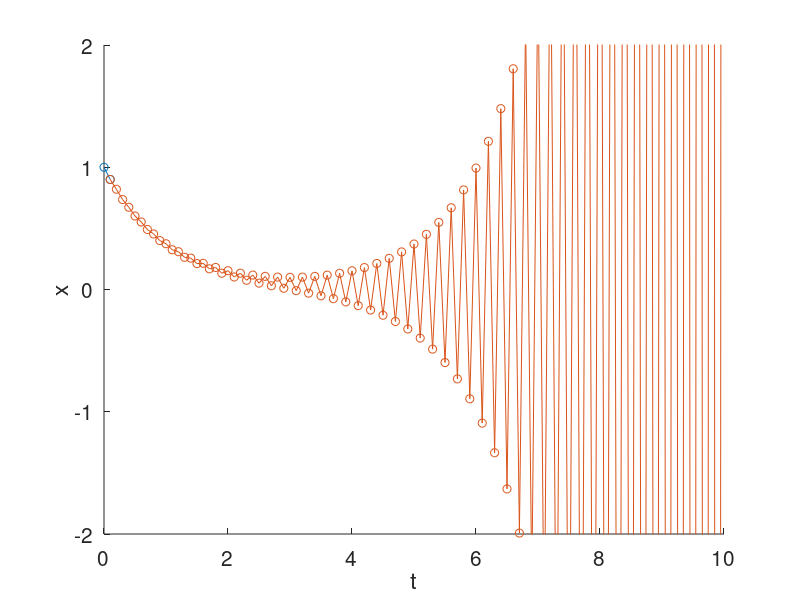

MATLAB code for this plot:
%close all
clear all
hold on

%========================
% integration of linear ODEs
% using different methods
%========================

%---
% definitions
%---

N=2;

A =[-1 2;-2 0];
A =[-1 0;0 -1];

b =[3 4]';
b =[0 0]';

x0=[0 0]';
x0=[1 1]';

eig(A)

tint = 12.0;  % time interval

Dt =     2*2*2*0.1;
Dt =       2*2*0.1;
Dt =         2*0.1;
Dt = 2*2*2*2*2*0.1;
Dt =   1.5;
Dt =   2.0;
Dt =   2.5;
Dt =   1.0;
Dt =   0.5;
Dt =   0.1;
Np=floor(tint/Dt)

x(:,1) = x0 + Dt*(A*x0-b);
time(1)=Dt;

%-----
% euler
%-----

%for k=1:Np
% x(:,k+1) = x(:,k) + Dt*(A*x(:,k)-b);
% time(k+1)=time(k)+Dt;
%end

%-----
% mid-point
%-----

x(:,2) = x0 + 2*Dt*(A*x(:,1)-b);
time(2)=2*Dt;
for k=2:Np
 x(:,k+1) = x(:,k-1) + 2*Dt*(A*x(:,k)-b);
 time(k+1)=time(k)+Dt;
end

%-----
% plotting
%-----

%plot(x0(1),x0(2),'s')
%plot(x(1,:),x(2,:),'-o')
%xlabel('x_1','fontsize',15)
%ylabel('x_2','fontsize',15)

plot([0 time(1)],[x0(1),x(1,1)],'-o');plot(time,x(1,:),'-o')
xlabel('t','fontsize',15)
ylabel('x','fontsize',15)
axis([0 10 -2 2])

set(gca,'fontsize',15)
